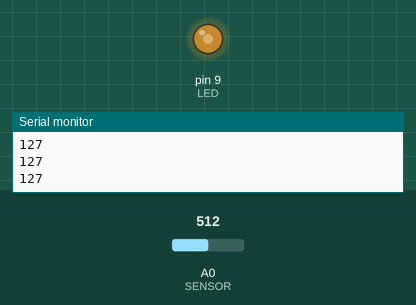
A sketch run on a simulated Arduino Uno, built with avr-gcc and run on an emulated ATmega328P. Parts: output pins drawn as LEDs (lit = HIGH), the last lines printed to the serial monitor. Inputs (shaded band) come from the test bench; at power-on: A0 (SENSOR) = 512.

Above: at 1.2 s.
1.3 s: A0 (SENSOR) set to 716
At 2.0 s:
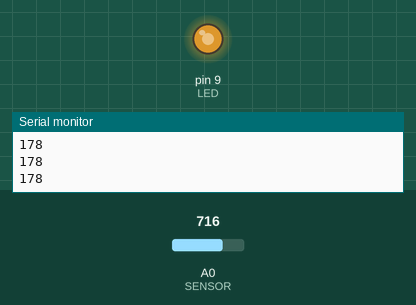
2.8 s: A0 (SENSOR) set to 900
At 3.2 s:
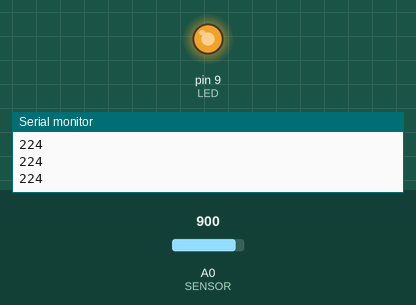
4.3 s: A0 (SENSOR) set to 122
At 5.5 s:
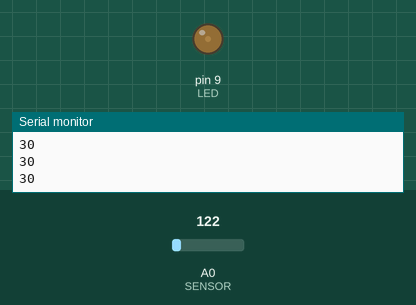
5.8 s: A0 (SENSOR) set to 0
At 6.6 s:
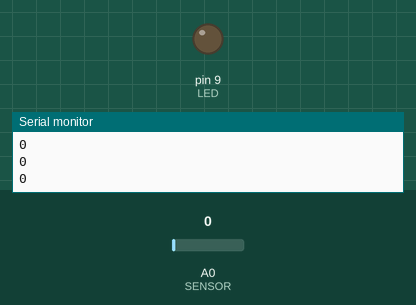
7.3 s: A0 (SENSOR) set to 511
At 7.7 s:
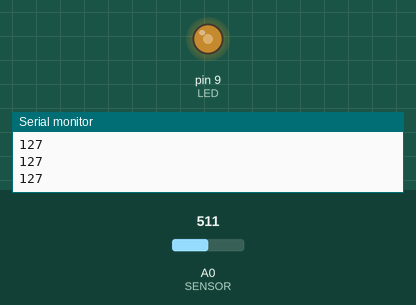
Timing chart, 0 to 9.8 s (numbered marks = the images above; inputs shaded):
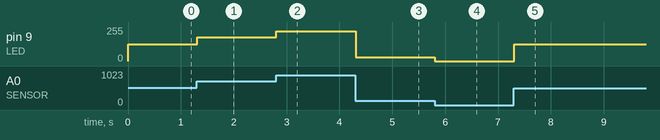

Measured:
- after the input at 1.3 s, pin 9 (LED): 127/255 → 178/255 at once
- after the input at 2.8 s, pin 9 (LED): 178/255 → 224/255 at once
- after the input at 4.3 s, pin 9 (LED): 224/255 → 30/255 at once
- after the input at 5.8 s, pin 9 (LED): 30/255 → 0/255 at once
- after the input at 7.3 s, pin 9 (LED): 0/255 → 127/255 at once

The sketch:

Exercise2-3.ino
```cpp
const int SENSOR = 0; // 光センサが接続されているピン(アナログ)
const int LED = 9;    // LED が接続されているピン

void setup()
{
  Serial.begin(9600);   // シリアル通信の速度を設定
  pinMode(LED, OUTPUT); // ピンを出力に設定
}

void loop()
{
  int v1, v2;
  v1 = analogRead(SENSOR);       // センサの出力値を読み取る
  v2 = map(v1, 0, 1023, 0, 255); // 10 ビットから 8 ビットへ変換
  Serial.println(v2);            // シリアル通信で値を送信
  analogWrite(LED, v2);          // LED を点灯
}
```
